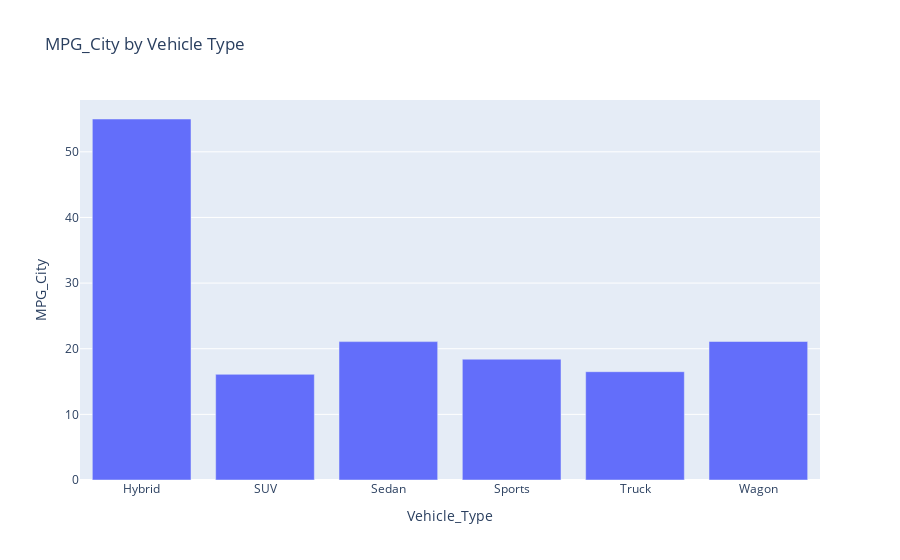

This figure's notebook cell:
### Markdown cell above
### Vertical Bar Chart

### Code cell
fig = px.bar(df_grouped, x='Vehicle_Type', y='MPG_City', title='MPG_City by Vehicle Type')
fig.show()

### Figure 1 — Plotly figure (JSON) as saved in the notebook; plotly's stock layout.template omitted (floating-point values rounded to 4 significant figures)
{"data": [{"hovertemplate": "Vehicle_Type=%{x}<br>MPG_City=%{y}<extra></extra>", "legendgroup": "", "marker": {"color": "#636efa", "pattern": {"shape": ""}}, "name": "", "orientation": "v", "showlegend": false, "textposition": "auto", "type": "bar", "x": ["Hybrid", "SUV", "Sedan", "Sports", "Truck", "Wagon"], "xaxis": "x", "y": [55.0, 16.1, 21.08, 18.41, 16.5, 21.1], "yaxis": "y"}], "layout": {"barmode": "relative", "legend": {"tracegroupgap": 0}, "title": {"text": "MPG_City by Vehicle Type"}, "xaxis": {"anchor": "y", "domain": [0, 1], "title": {"text": "Vehicle_Type"}}, "yaxis": {"anchor": "x", "domain": [0, 1], "title": {"text": "MPG_City"}}}}
